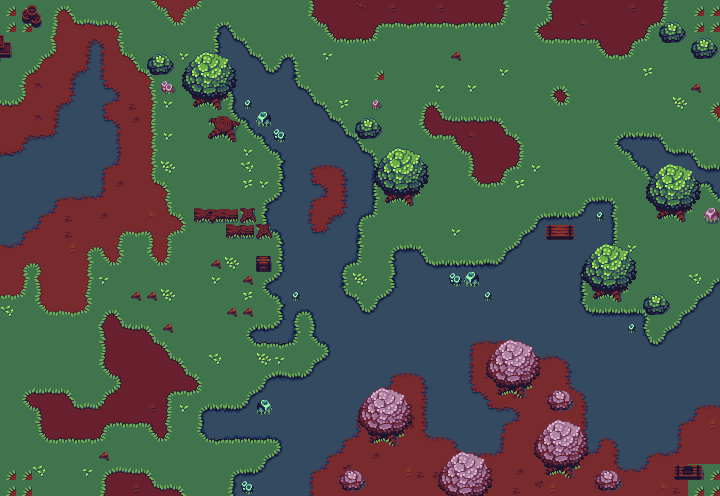

Rendered tile map (Tiled .tmx) drawn with the repository's tilesets; below, a short description and the map source with its tile grids summarised:
An orthogonal 45x31 tile map with 16x16 px tiles, 2 tile layers (Ground, Fringe) and 29 objects (2x NPC, location, trigger, Fixture, Sign, ...).

<map version="1.4" tiledversion="1.4.2" orientation="orthogonal" renderorder="right-down" width="45" height="31" tilewidth="16" tileheight="16" infinite="0" nextlayerid="4" nextobjectid="37">
 <properties>
  <property name="enemyTint" type="color" value="#ffa33636" />
 </properties>
 <tileset firstgid="1" name="outdoor" tilewidth="16" tileheight="16" tilecount="288" columns="24">
  <image source="buch-outdoor.png" width="384" height="192" />
  <terraintypes>
   <terrain name="Grass" tile="150" />
   <terrain name="Dirt" tile="100" />
   <terrain name="Dark Dirt" tile="34" />
   <terrain name="Water" tile="171" />
  </terraintypes>
  <tile id="0" terrain="0,0,0,1" />
  <tile id="1" terrain="0,0,1,1" />
  <tile id="2" terrain="0,0,1,1" />
  <tile id="3" terrain="0,0,1,1" />
  <tile id="4" terrain="0,0,1,1" />
  <tile id="5" terrain="0,0,1,0" />
  <tile id="6" terrain="0,0,0,0" probability="0.1" />
  <tile id="7" terrain="1,1,1,2" />
  <tile id="8" terrain="1,1,2,2" />
  <tile id="9" terrain="1,1,2,2" />
  <tile id="10" terrain="1,1,2,2" />
  <tile id="11" terrain="1,1,2,2" />
  <tile id="12" terrain="1,1,2,1" />
  <tile id="13" terrain="0,0,0,2" />
  <tile id="14" terrain="0,0,2,2" />
  <tile id="15" terrain="0,0,2,2" />
  <tile id="16" terrain="0,0,2,2" />
  <tile id="17" terrain="0,0,2,2" />
  <tile id="18" terrain="0,0,2,0" />
  <tile id="24" terrain="0,1,0,1" />
  <tile id="25" terrain="1,1,1,0" />
  <tile id="26" terrain="1,1,0,1" />
  <tile id="27" terrain="1,1,1,1" probability="0.05" />
  <tile id="28" terrain="1,1,1,1" probability="0.05" />
  <tile id="29" terrain="1,0,1,0" />
  <tile id="30" terrain="0,0,0,0" probability="0.1" />
  <tile id="31" terrain="1,2,1,2" />
  <tile id="32" terrain="2,2,2,1" />
  <tile id="33" terrain="2,2,1,2" />
  <tile id="34" terrain="2,2,2,2" />
  <tile id="35" terrain="2,2,2,2" />
  <tile id="36" terrain="2,1,2,1" />
  <tile id="37" terrain="0,2,0,2" />
  <tile id="38" terrain="2,2,2,0" />
  <tile id="39" terrain="2,2,0,2" />
  <tile id="40" terrain="2,2,2,2" />
  <tile id="42" terrain="2,0,2,0" />
  <tile id="48" terrain="0,1,0,1" />
  <tile id="49" terrain="1,0,1,1" />
  <tile id="50" terrain="0,1,1,1" />
  <tile id="51" terrain="1,1,1,1" probability="0.05" />
  <tile id="52" terrain="1,1,1,1" probability="0.05" />
  <tile id="53" terrain="1,0,1,0" />
  <tile id="54" terrain="0,0,0,0" probability="0.1" />
  <tile id="55" terrain="1,2,1,2" />
  <tile id="56" terrain="2,1,2,2" />
  <tile id="57" terrain="1,2,2,2" />
  <tile id="58" terrain="2,2,2,2" />
  <tile id="59" terrain="2,2,2,2" />
  <tile id="60" terrain="2,1,2,1" />
  <tile id="61" terrain="0,2,0,2" />
  <tile id="62" terrain="2,0,2,2" />
  <tile id="63" terrain="0,2,2,2" />
  <tile id="66" terrain="2,0,2,0" />
  <tile id="72" terrain="0,1,0,1" />
  <tile id="73" terrain="0,1,1,0" />
  <tile id="74" terrain="1,0,0,1" />
  <tile id="75" terrain="1,1,1,1" probability="0.05" />
  <tile id="76" terrain="1,1,1,1" probability="0.05" />
  <tile id="77" terrain="1,0,1,0" />
  <tile id="78" terrain="0,0,0,0" probability="0.1" />
  <tile id="79" terrain="1,2,1,2" />
  <tile id="80" terrain="1,2,2,1" />
  <tile id="81" terrain="2,1,1,2" />
  <tile id="82" terrain="2,2,2,2" probability="0.1" />
  <tile id="83" terrain="2,2,2,2" probability="0.1" />
  <tile id="84" terrain="2,1,2,1" />
  <tile id="85" terrain="0,2,0,2" />
  <tile id="86" terrain="0,2,2,0" />
  <tile id="87" terrain="2,0,0,2" />
  <tile id="90" terrain="2,0,2,0" />
  <tile id="96" terrain="0,1,0,1" />
  <tile id="97" terrain="1,0,0,1" />
  <tile id="98" terrain="0,1,1,0" />
  <tile id="99" terrain="1,1,1,1" probability="0.05" />
  <tile id="100" terrain="1,1,1,1" />
  <tile id="101" terrain="1,0,1,0" />
  <tile id="102" terrain="0,0,0,0" probability="0.1" />
  <tile id="103" terrain="1,2,1,2" />
  <tile id="104" terrain="2,1,1,2" />
  <tile id="105" terrain="1,2,2,1" />
  <tile id="106" terrain="2,2,2,2" probability="0.1" />
  <tile id="107" terrain="2,2,2,2" probability="0.1" />
  <tile id="108" terrain="2,1,2,1" />
  <tile id="109" terrain="0,2,0,2" />
  <tile id="110" terrain="2,0,0,2" />
  <tile id="111" terrain="0,2,2,0" />
  <tile id="114" terrain="2,0,2,0" />
  <tile id="120" terrain="0,1,0,0" />
  <tile id="121" terrain="1,1,0,0" />
  <tile id="122" terrain="1,1,0,0" />
  <tile id="123" terrain="1,1,0,0" />
  <tile id="124" terrain="1,1,0,0" />
  <tile id="125" terrain="1,0,0,0" />
  <tile id="126" terrain="0,0,0,0" probability="0.1" />
  <tile id="127" terrain="1,2,1,1" />
  <tile id="128" terrain="2,2,1,1" />
  <tile id="129" terrain="2,2,1,1" />
  <tile id="130" terrain="2,2,1,1" />
  <tile id="131" terrain="2,2,1,1" />
  <tile id="132" terrain="2,1,1,1" />
  <tile id="133" terrain="0,2,0,0" />
  <tile id="134" terrain="2,2,0,0" />
  <tile id="135" terrain="2,2,0,0" />
  <tile id="136" terrain="2,2,0,0" />
  <tile id="137" terrain="2,2,0,0" />
  <tile id="138" terrain="2,0,0,0" />
  <tile id="144" terrain="0,0,0,3" />
  <tile id="145" terrain="0,0,3,3" />
  <tile id="146" terrain="0,0,3,3" />
  <tile id="147" terrain="0,0,3,3" />
  <tile id="148" terrain="0,0,3,3" />
  <tile id="149" terrain="0,0,3,0" />
  <tile id="150" terrain="0,0,0,0" />
  <tile id="151" terrain="1,1,1,3" />
  <tile id="152" terrain="1,1,3,3" />
  <tile id="153" terrain="1,1,3,3" />
  <tile id="154" terrain="1,1,3,3" />
  <tile id="155" terrain="1,1,3,3" />
  <tile id="156" terrain="1,1,3,1" />
  <tile id="168" terrain="0,3,0,3" />
  <tile id="169" terrain="3,3,3,0" />
  <tile id="170" terrain="3,3,0,3" />
  <tile id="171" terrain="3,3,3,3" />
  <tile id="172" terrain="3,3,3,3" />
  <tile id="173" terrain="3,0,3,0" />
  <tile id="174" terrain="0,0,0,0" />
  <tile id="175" terrain="1,3,1,3" />
  <tile id="176" terrain="3,3,3,1" />
  <tile id="177" terrain="3,3,1,3" />
  <tile id="178" terrain="3,3,3,3" />
  <tile id="179" terrain="3,3,3,3" />
  <tile id="180" terrain="3,1,3,1" />
  <tile id="192" terrain="0,3,0,3" />
  <tile id="193" terrain="3,0,3,3" />
  <tile id="194" terrain="0,3,3,3" />
  <tile id="195" terrain="3,3,3,3" />
  <tile id="196" terrain="3,3,3,3" />
  <tile id="197" terrain="3,0,3,0" />
  <tile id="198" terrain="0,0,0,0" />
  <tile id="199" terrain="1,3,1,3" />
  <tile id="200" terrain="3,1,3,3" />
  <tile id="201" terrain="1,3,3,3" />
  <tile id="202" terrain="3,3,3,3" />
  <tile id="203" terrain="3,3,3,3" />
  <tile id="204" terrain="3,1,3,1" />
  <tile id="216" terrain="0,3,0,3" />
  <tile id="217" terrain="0,3,3,0" />
  <tile id="218" terrain="3,0,0,3" />
  <tile id="219" terrain="3,3,3,3" />
  <tile id="220" terrain="3,3,3,3" />
  <tile id="221" terrain="3,0,3,0" />
  <tile id="222" terrain="0,0,0,0" />
  <tile id="223" terrain="1,3,1,3" />
  <tile id="224" terrain="1,3,3,1" />
  <tile id="225" terrain="3,1,1,3" />
  <tile id="226" terrain="3,3,3,3" />
  <tile id="227" terrain="3,3,3,3" />
  <tile id="228" terrain="3,1,3,1" />
  <tile id="240" terrain="0,3,0,3" />
  <tile id="241" terrain="3,0,0,3" />
  <tile id="242" terrain="0,3,3,0" />
  <tile id="243" terrain="3,3,3,3" />
  <tile id="244" terrain="3,3,3,3" />
  <tile id="245" terrain="3,0,3,0" />
  <tile id="246" terrain="0,0,0,0" />
  <tile id="247" terrain="1,3,1,3" />
  <tile id="248" terrain="3,1,1,3" />
  <tile id="249" terrain="1,3,3,1" />
  <tile id="250" terrain="3,3,3,3" />
  <tile id="251" terrain="3,3,3,3" />
  <tile id="252" terrain="3,1,3,1" />
  <tile id="264" terrain="0,3,0,0" />
  <tile id="265" terrain="3,3,0,0" />
  <tile id="266" terrain="3,3,0,0" />
  <tile id="267" terrain="3,3,0,0" />
  <tile id="268" terrain="3,3,0,0" />
  <tile id="269" terrain="3,0,0,0" />
  <tile id="270" terrain="0,0,0,0" />
  <tile id="271" terrain="1,3,1,1" />
  <tile id="272" terrain="3,3,1,1" />
  <tile id="273" terrain="3,3,1,1" />
  <tile id="274" terrain="3,3,1,1" />
  <tile id="275" terrain="3,3,1,1" />
  <tile id="276" terrain="3,1,1,1" />
 </tileset>
 <layer id="1" name="Ground" width="45" height="31">
  <data>[1395 cells, 1394 non-empty, 133 distinct tile ids]</data>
 </layer>
 <layer id="2" name="Fringe" width="45" height="31" opacity="1" tintcolor="#ff0000">
  <data>[1395 cells, 189 non-empty, 67 distinct tile ids]</data>
 </layer>
 <objectgroup id="3" name="Objects">
  <object id="1" name="maggots" type="location" x="435" y="74" width="155" height="99">
   <properties>
    <property name="spawncount" type="int" value="5" />
    <property name="spawntype" value="maggot" />
   </properties>
  </object>
  <object id="2" name="discover chest" type="trigger" x="201" y="200" width="127" height="127">
   <properties>
    <property name="script" value="chest-discovered.lua" />
   </properties>
   <ellipse />
  </object>
  <object id="3" name="unreachable" type="Fixture" x="2" y="158">
   <properties>
    <property name="friction" type="float" value="1" />
    <property name="static" type="bool" value="true" />
   </properties>
   <polygon points="0,0 55,-23 96,-117 110,-61 104,-42 119,-33 116,6 104,9 100,36 60,43 53,58 43,58 34,74 21,69 18,90 0,89" />
  </object>
  <object id="5" name="guard" type="NPC" x="22" y="361">
   <polyline points="-3,120 87,91 154,96 181,16 273,-1" />
  </object>
  <object id="6" name="guard" type="NPC" x="277" y="18">
   <polyline points="0,0 75,78 133,82 176,179 274,183" />
  </object>
  <object id="10" gid="282" x="413.333" y="225.333" width="16" height="16" />
  <object id="11" gid="282" x="421.667" y="218" width="16" height="16" />
  <object id="12" gid="2147483930" x="423" y="235.333" width="16" height="16" />
  <object id="13" gid="282" x="5" y="70" width="16" height="16" />
  <object id="14" gid="282" x="-3.66667" y="80.3333" width="16" height="16" />
  <object id="16" gid="283" x="538" y="418.333" width="16" height="16" />
  <object id="17" gid="283" x="407.667" y="462" width="16" height="16" />
  <object id="18" gid="283" x="417" y="473.667" width="16" height="16" />
  <object id="19" gid="283" x="402.667" y="469" width="16" height="16" />
  <object id="21" gid="2147483930" x="683.333" y="260.5" width="16" height="16" />
  <object id="22" gid="282" x="692.167" y="269.167" width="16" height="16" />
  <object id="23" gid="282" x="701.667" y="247.833" width="16" height="16" />
  <object id="24" gid="282" x="688.5" y="242" width="16" height="16" />
  <object id="25" gid="282" x="670.5" y="263.5" width="16" height="16" />
  <object id="26" gid="282" x="680" y="284" width="16" height="16" />
  <object id="27" gid="282" x="643.833" y="283.667" width="16" height="16" />
  <object id="28" gid="282" x="63.4165" y="386" width="16" height="16" />
  <object id="29" gid="282" x="9.0835" y="356.167" width="16" height="16" />
  <object id="30" gid="282" x="11.9165" y="385" width="16" height="16" />
  <object id="31" gid="282" x="54.2495" y="378.5" width="16" height="16" />
  <object id="32" gid="2147483930" x="2.4165" y="364.5" width="16" height="16" />
  <object id="33" gid="2147483930" x="41.5835" y="382.833" width="16" height="16" />
  <object id="34" type="Sign" gid="257" x="670.667" y="87" width="16" height="16">
   <properties>
    <property name="text" value="East West" />
   </properties>
  </object>
  <object id="36" name="player-start" type="Location" x="192" y="160" width="16" height="16" />
 </objectgroup>
</map>
